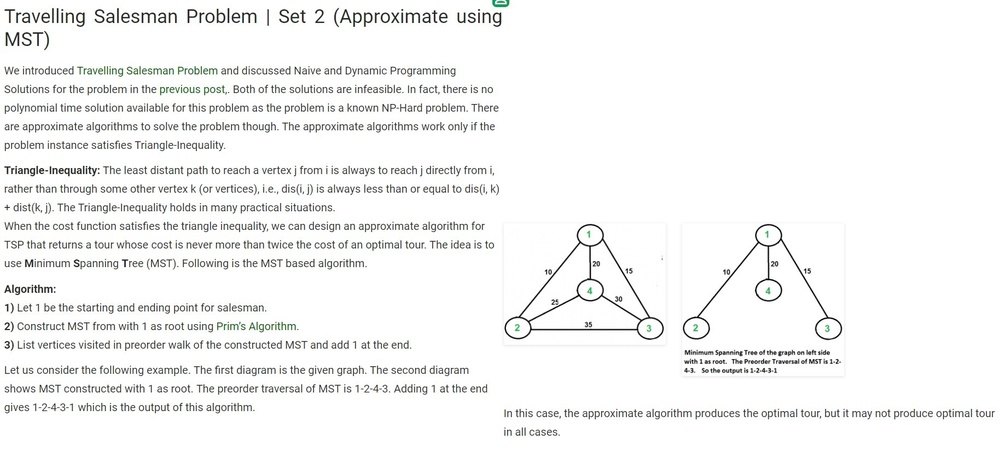
#> input picture TSP.jpg, 1000 x 462 px, shrunk from 1828 x 844 before the run
$ python tsp.py
#> lines starting #> are read from the running program, lines starting #| are printed output that depends on the picture
import networkx as nx
import matplotlib.pyplot as plt
import sys
import time
from tkinter import messagebox
from tkinter import *
from PIL import Image

# A utility function that return the smallest unprocessed edge
def getMin(G, mstFlag):
    min = sys.maxsize  # assigning largest numeric value to min
    for i in [(u, v, edata['length']) for u, v, edata in G.edges( data = True) if 'length' in edata ]:
    	if mstFlag[i] == False and i[2] < min:
    		min = i[2]
    		min_edge = i
    return min_edge

# A utility function to find root or origin of the node i in MST
def findRoot(parent, i):
    if parent[i] == i:
        return i
    return findRoot(parent, parent[i])


# A function that does union of set x and y based on the order
def union(parent, order, x, y):
    xRoot = findRoot(parent, x)
    yRoot = findRoot(parent, y)
 	# Attach smaller order tree under root of high order tree
    if order[xRoot] < order[yRoot]:
        parent[xRoot] = yRoot
    elif order[xRoot] > order[yRoot]:
        parent[yRoot] = xRoot
    # If orders are same, then make any one as root and increment its order by one
    else :
        parent[yRoot] = xRoot
        order[xRoot] += 1

#function that performs kruskals algorithm on the graph G
def genMinimumSpanningTree(G):
	MST = nx.Graph()
	eLen = len(G.edges()) # eLen denotes the number of edges in G
	vLen = len(G.nodes()) # vLen denotes the number of vertices in G
	mst = [] # mst contains the MST edges
	mstFlag = {} # mstFlag[i] will hold true if the edge i has been processed for MST
	for i in [ (u, v, edata['length']) for u, v, edata in G.edges(data = True) if 'length' in edata ]:
		mstFlag[i] = False

	parent = [None] * vLen # parent[i] will hold the vertex connected to i, in the MST
	order = [None] * vLen	# order[i] will hold the order of appearance of the node in the MST
	for v in range(vLen):
		parent[v] = v
		order[v] = 0
	while len(mst) < vLen - 1 :
		curr_edge = getMin(G, mstFlag) # pick the smallest egde from the set of edges
		mstFlag[curr_edge] = True # update the flag for the current edge
		y = findRoot(parent, curr_edge[1])
		x = findRoot(parent, curr_edge[0])
		# adds the edge to MST, if including it doesn't form a cycle
		if x != y:
			mst.append(curr_edge)
			union(parent, order, x, y)
        # Else discard the edge
	for X in mst:
		if (X[0], X[1]) in G.edges():
				MST.add_edge(X[0], X[1], length = G[X[0]][X[1]]['length'])
	return MST


#utility function that adds minimum weight matching edges to MST
def minimumWeightedMatching(MST, G, odd_vert):
	while odd_vert:
		v = odd_vert.pop()
		length = float("inf")
		u = 1
		closest = 0
		for u in odd_vert:
			if G[v][u]['length'] < length :
				length = G[v][u]['length']
				closest = u
		MST.add_edge(v, closest, length = length)
		odd_vert.remove(closest)


def christofedes(G ,pos):
	opGraph=nx.DiGraph()
	#optimal_dist = 0
	MST = genMinimumSpanningTree(G) # generates minimum spanning tree of graph G, using Prim's algo
	odd_vert = [] #list containing vertices with odd degree
	for i in MST.nodes():
		if MST.degree(i)%2 != 0:
			odd_vert.append(i) #if the degree of the vertex is odd, then append it to odd_vert list
	minimumWeightedMatching(MST, G, odd_vert) #adds minimum weight matching edges to MST
	# now MST has the Eulerian circuit
	nodemst = MST.nodes()
	nodemst=list(nodemst)
	start=nodemst[0]
	visited = [False] * len(MST.nodes())
	# finds the hamiltonian circuit
	curr = start
	visited[curr] = True
	for nd in MST.neighbors(curr):
			if visited[nd] == False or nd == start:
				next = nd
				break
	optimal_dist =0
	while next != start:
		visited[next]=True
		opGraph.add_edge(curr,next,length = G[curr][next]['length'])
		#plt.waitforbuttonpress()
		#plt.pause(0.5)
		nx.draw_networkx_edges(G, pos, arrows = True, edgelist = [(curr, next)], width = 2.5, alpha = 0.6, edge_color = 'r')
		# optimal_dist = optimal_dist + G[curr][next]['length']
		# finding the shortest Eulerian path from MST
		curr = next
		for nd in MST.neighbors(curr):
			if visited[nd] == False:
				next = nd
				break
		if next == curr:
			for nd in G.neighbors(curr):
				if visited[nd] == False:
					next = nd
					break
		if next == curr:
			next = start
	opGraph.add_edge(curr,next,length = G[curr][next]['length'])
	#plt.waitforbuttonpress()
	#plt.pause(1)
	nx.draw_networkx_edges(G, pos, edgelist = [(curr, next)], width = 2.5, alpha = 0.6, edge_color = 'r')
	#optimal_dist = optimal_dist + G[curr][next]['length']
	#print (optimal_dist)
	return opGraph


#takes input from the file and creates a weighted undirected graph
def CreateGraph():
	G = nx.Graph()
	f = open('tspinput.txt')
	n = int(f.readline())
	wtMatrix = []
	for i in range(n):
		list1 = list(map(int, (f.readline()).split()))
		wtMatrix.append(list1)
	#Adds egdes along with their weights to the graph
	for i in range(n) :
		for j in range(n)[i:] :
			if wtMatrix[i][j] > 0 :
					G.add_edge(i, j, length = wtMatrix[i][j])
	return G

def DrawGraph(G,color):
	pos = nx.spring_layout(G)
	nx.draw(G, pos, with_labels = True, edge_color = color)  #with_labels=true is to show the node number in the output graph
	edge_labels = nx.get_edge_attributes(G,'length')
	nx.draw_networkx_edge_labels(G, pos, edge_labels = edge_labels,  font_size = 11) #prints weight on all the edges
	return pos


#main function
if __name__ == "__main__":
	image=Image.open('TSP.jpg')
#> image is the input picture: PIL image 1000x462 RGB; mean R, G, B 244.5, 244.8, 244.4
	image.show()
	time.sleep(5)
	G = CreateGraph()
#> (reads tspinput.txt from the repository)
	plt.figure(1)
	pos = DrawGraph(G,'black')
	opGraph = christofedes(G, pos)
	plt.figure(2)
	pos1 = DrawGraph(opGraph,'r')
	plt.show()
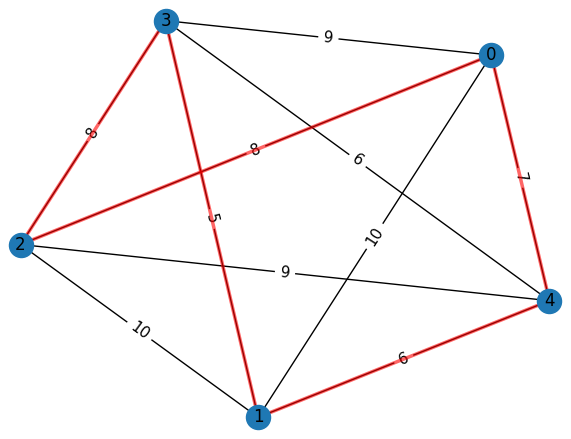
#> figure drawn by matplotlib, 1 panel
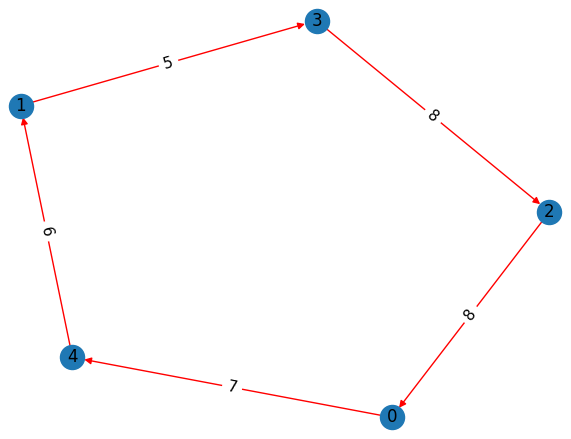
#> figure drawn by matplotlib, 1 panel
